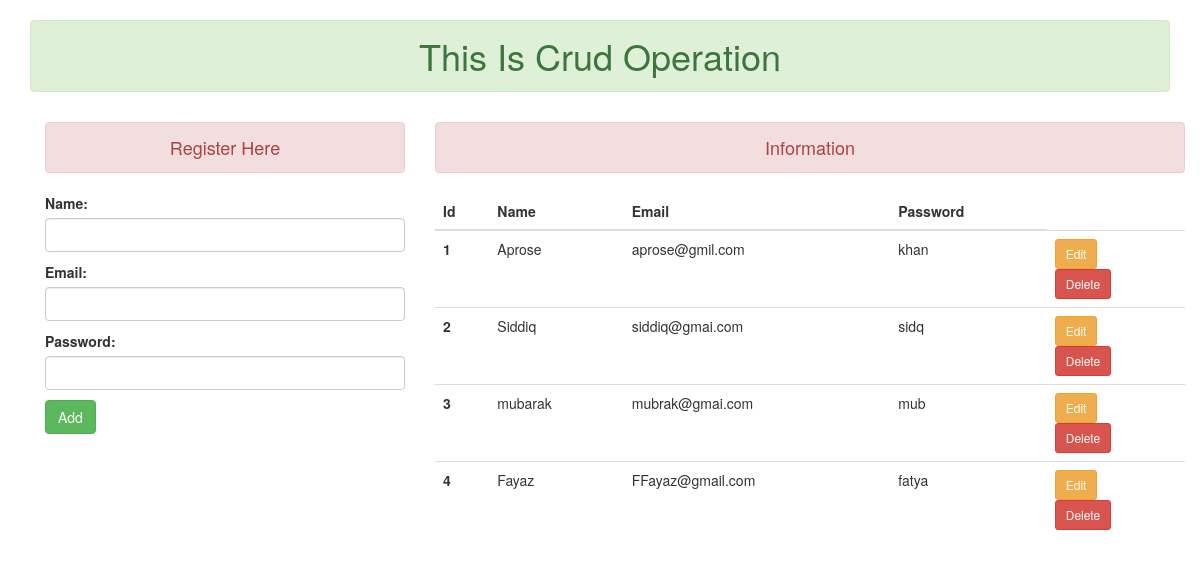
The page / on the database its author committed.
### crud/models.py (models this page shows, shortened)
class Post(models.Model):
    Name = models.CharField(max_length=20)
    Email = models.EmailField(max_length=20)
    Password = models.CharField(max_length=20)

### crud/views.py (the view)
# urls.py: path('', views.show_data, name='home'),
def show_data(request):
    if request.method == "POST":
        fm = RegisterForm(request.POST)
        if fm.is_valid():
            Nm = fm.cleaned_data['Name']
            Em = fm.cleaned_data['Email']
            Pw = fm.cleaned_data['Password']
            reg = Post(Name=Nm, Email=Em, Password=Pw)
            reg.save()
            fm = RegisterForm()
    else:
        fm = RegisterForm()
    stud = Post.objects.all()
    return render(request , "crud/register.html",{'form':fm, 'stu':stud})

### crud/form.py
class RegisterForm(forms.ModelForm):
    class Meta:
        model = Post
        fields = ['Name','Email','Password']
        widgets ={
            'Name': forms.TextInput(attrs={'class':'form-control'}),
            'Email': forms.EmailInput(attrs={'class':'form-control'}),
            'Password': forms.PasswordInput(attrs={'class':'form-control'})
        }

### crud/templates/crud/Register.html (shortened to what this page needs)
{% extends "crud/base.html" %}
{% block content %}
<div class="container">
    <div class="row">
        <div class="col-md-4">
            <h4 class="text-center alert alert-danger">Register Here</h4>
            <form action="" method="POST">
                {{form.as_p}}
                <input type="submit" class="btn btn-success" value="Add">
            </form>
        </div>
        <div class="col-md-8">
            <h4 class="text-center alert alert-danger">Information</h4>
            {% if stu %}
            <table class="table table-hover">
                <thead>
                  <tr>
                    <th scope="col">Id</th>
                    <th scope="col">Name</th>
                    <th scope="col">Email</th>
                    <th scope="col">Password</th>
                  </tr>
                </thead>
                <tbody>
                    {% for i in stu %}
                  <tr>
                    <th scope="row">{{i.id}}</th>
                    <td>{{i.Name}}</td>
                    <td>{{i.Email}}</td>
                    <td>{{i.Password}}</td>
                    <td>
                        <a href="{% url 'update' i.id %}" class="btn btn-warning btn-sm">Edit</a>
                        <form action="{% url  'delete' i.id %}" method="POST" class="d-inline">
                            <input class="btn btn-danger btn-sm"  type="submit" value="Delete">
                        </form>
                    </td>
                  </tr>
                  {% endfor %}
                </tbody>
              </table>
            {% else %}
            <h4>No Records</h4>
            {% endif %}
        </div>
    </div>
</div>
{% endblock %}

### crud/templates/crud/base.html (shortened to what this page needs)
{% load static %}
<!DOCTYPE html>
<html lang="en">
<head>
    <link rel="stylesheet" type="text/css" href="{%  static 'crud/css/bootstrap.min.css' %}">
</head>
<body>
    <div class="container">
        <h1 class="text-center alert alert-success">This Is Crud Operation</h1>
        {% block content %}
        {% endblock  %}
    </div>
</body>
</html>

### rows shown on the page
Post: id "1", Name "Aprose", Email "aprose@gmil.com", Password "khan"
Post: id "2", Name "Siddiq", Email "siddiq@gmai.com", Password "sidq"
Post: id "3", Name "mubarak", Email "mubrak@gmai.com", Password "mub"
Post: id "4", Name "Fayaz", Email "FFayaz@gmail.com", Password "fatya"
